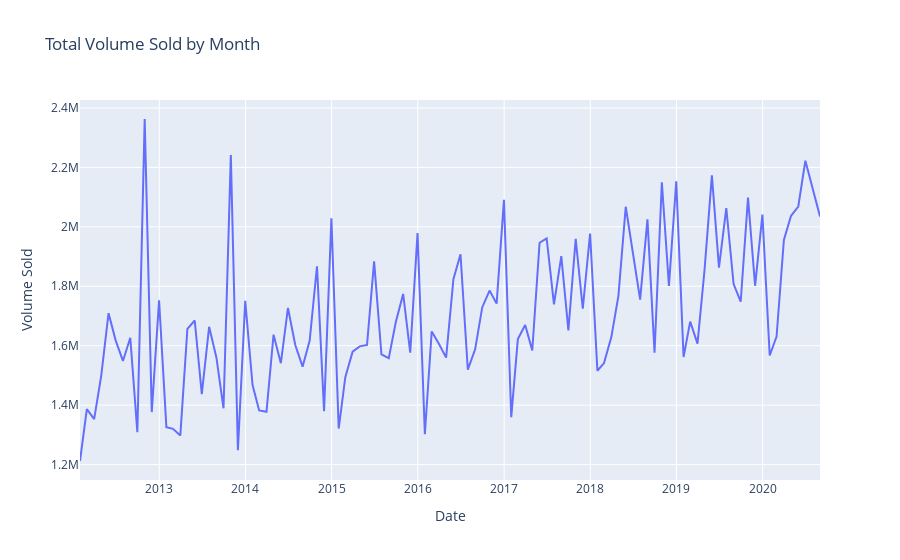

This figure's notebook cell:
### Markdown cell above
### Overall Volume Sales by month

### Code cell
fig = px.line(store_m_g.sum().reset_index(), 
              x='Date', 
              y='Volume Sold', 
              title='Total Volume Sold by Month')
fig
# Overall upward trend
